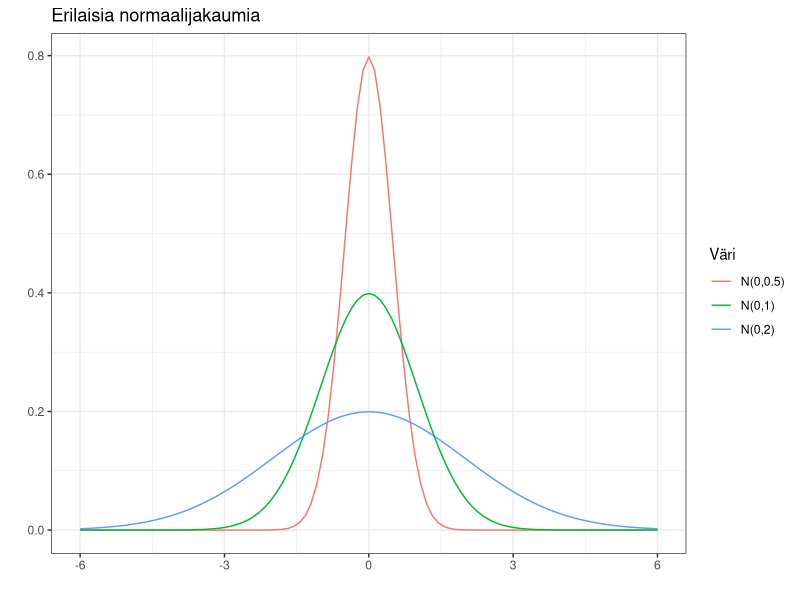

R code for this plot: (Note: this script raises an error after producing the figure.)
## ---- chunk 1
library(ggplot2)
theme_set(theme_bw())
#generate a normal distribution plot
ggplot(data.frame(x = c(-6, 6)), aes(x = x)) +
stat_function(fun = dnorm, args = c(0,0.5), aes(col = "N(0,0.5)")) + 
  stat_function(fun = dnorm, args = c(0,2), aes(col = "N(0,2)")) +
  stat_function(fun = dnorm, args = c(0,1), aes(col = "N(0,1)")) + 
  ggtitle("Erilaisia normaalijakaumia") +  
  labs(x = "", y = "") + 
  labs(colour = "Väri") 
## ---- chunk 2
library(ggplot2)
theme_set(theme_bw())
miehet = c(0,1,2,3,4,5,6,7,8,9,10,11,12)
perheet = c(3,24,104,286,670,1033,1343,1112,829,478,181,45,7)
saks = rbind.data.frame(miehet, perheet)
rownames(saks) = c("Miesten lkm", "Perheiden lkm")
colnames(saks) = c(0:12)
library(dplyr)
library(knitr)
library(kableExtra)
kable(saks, booktabs = TRUE) %>% 
  kable_styling(font_size = 12, latex_options = "scale_down")
## ---- chunk 3
knitr::include_graphics("images/Miesten_lkm.jpg")
## ---- chunk 4
knitr::include_graphics("images/poisson.jpg")
## ---- chunk 5
rivi1 = c(27,29,10,8,2,76)
rivi2 = c(59,53,14,12,4,142)
rivi3 = c(28,32,14,12,4,90)
rivi4 = c(19,14,7,4,1,45)
rivi5 = c(7,8,10,2,0,27)
rivi6 = c(140,136,55,38,11,380)

taulukko = rbind.data.frame(rivi1,rivi2,rivi3,rivi4,rivi5,rivi6)
rownames(taulukko) = c("0", "1", "2", "3", "4+", "Yht.")
colnames(taulukko) = c("0", "1", "2", "3", "4+", "Yht.")

kable(taulukko, booktabs = TRUE) %>%
  add_header_above(c("Kotij. maalien lkm." = 1, "Vierasj. maalien lkm." = 5, "Yht." = 1)) 
## ---- chunk 6
ka = c("1.486","1.063","2.550")
va = c("1.316","1.172","2.618")
taulukko = rbind.data.frame(ka, va)
rownames(taulukko) = c("Keskiarvo", "Varianssi")
colnames(taulukko) = c("Kotijoukkue (home)", "Vierasjoukkue (away)", "Yht.")

kable(taulukko, booktabs = TRUE) 
## ---- chunk 7
library(ggplot2)
library(ggpubr)
set.seed(1)

df <- data.frame(PF = rnorm(100, 180, sqrt(25)))
kuva1 = ggplot(df, aes(x = PF)) + 
    geom_histogram(aes(y =..density..),
                   breaks = seq(170, 190, by = 2.5), 
                   colour = "black", 
                   fill = "grey") +
  xlim(170, 190) +
stat_function(fun = dnorm, args = list(mean = 180, sd = 5), colour = "red") + theme_bw() + ylab("") + xlab("") + 
  scale_y_continuous(name = "", breaks = seq(0, 0.08, by = 0.01))

set.seed(2)
df <- data.frame(PF = rnorm(100, 180, sqrt(25)))
kuva2 = ggplot(df, aes(x = PF)) + 
    geom_histogram(aes(y =..density..),
                   breaks = seq(170, 190, by = 2.5), 
                   colour = "black", 
                   fill = "grey") +
  xlim(170, 190) +
stat_function(fun = dnorm, args = list(mean = 180, sd = 5), colour = "red") + theme_bw() + ylab("") + xlab("") + 
  scale_y_continuous(name = "", breaks = seq(0, 0.08, by = 0.01))

set.seed(3)
df <- data.frame(PF = rnorm(100, 180, sqrt(25)))
kuva3 = ggplot(df, aes(x = PF)) + 
    geom_histogram(aes(y =..density..),
                   breaks = seq(170, 190, by = 2.5), 
                   colour = "black", 
                   fill = "grey") +
  xlim(170, 190) +
stat_function(fun = dnorm, args = list(mean = 180, sd = 5), colour = "red") + theme_bw() + ylab("") + xlab("") + 
  scale_y_continuous(name = "", breaks = seq(0, 0.08, by = 0.01))

set.seed(4)
df <- data.frame(PF = rnorm(100, 180, sqrt(25)))
kuva4 = ggplot(df, aes(x = PF)) + 
    geom_histogram(aes(y =..density..),
                   breaks = seq(170, 190, by = 2.5), 
                   colour = "black", 
                   fill = "grey") +
  xlim(170, 190) +
stat_function(fun = dnorm, args = list(mean = 180, sd = 5), colour = "red") + theme_bw() + ylab("") + xlab("") + 
  scale_y_continuous(name = "", breaks = seq(0, 0.08, by = 0.01))

ggpubr::ggarrange(kuva1, kuva2, kuva3, kuva4, ncol = 2, nrow = 2)
## ---- chunk 8

set.seed(4)
df <- data.frame(PF = rnorm(100, 180, sqrt(25)))
ggplot(df, aes(x = PF)) + 
    geom_histogram(aes(y =..density..),
                   breaks = seq(170, 190, by = 2.5), 
                   colour = "black", 
                   fill = "grey") +
  xlim(165,200) +
  stat_function(fun = dnorm, args = list(mean = 170, sd = 15), aes(colour = "line1")) +
  stat_function(fun = dnorm, args = list(mean = 190, sd = 3),  aes(colour = "line2")) +
  stat_function(fun = dnorm, args = list(mean = 180, sd = 5),  aes(colour = "line3")) +
  stat_function(fun = dnorm, args = list(mean = 185, sd = 10), aes(colour = "line4")) + theme_bw() + labs(x = "Havaintoarvot", y = "", color = "Tiheysfunktiot") + 
  scale_colour_manual(values = c("line1" = "darkgreen", 
                                 "line2" = "deepskyblue3", 
                                 "line3" = "red", 
                                 "line4" = "darkorange"),
                      labels = c("N(170,15)", "N(190,3)", "N(180,5)", "N(185,10)"))
  
## ---- chunk 9
knitr::include_graphics("images/unbiased.jpg")
## ---- chunk 10
set.seed(4)
df <- data.frame(PF = rnorm(100, 180, sqrt(25)))
#mean(df$PF);var(df$PF) #180.4826; 20.8791
ggplot(df, aes(x = PF)) + 
    geom_histogram(aes(y =..density..),
                   breaks = seq(170, 190, by = 2.5), 
                   colour = "black", 
                   fill = "grey") +
  xlim(165,200) +
  stat_function(fun = dnorm, args = list(mean = 180, sd = 5), aes(colour = "line1")) +
  stat_function(fun = dnorm, args = list(mean = mean(df$PF), sd = sd(df$PF)),  aes(colour = "line2")) +
 theme_bw() + labs(x = "Havaintoarvot", y = "", color = "Tiheysfunktiot") + 
  scale_colour_manual(values = c("line1" = "red", 
                                "line2" = "darkgreen"), 
                      labels = c("Oikeat parametriarvot: N(180,25)", "Estimoidut parametriarvot: N(180.48, 20.88)")) + theme(legend.position="bottom")
  
## ---- chunk 11
set.seed(4)
df <- data.frame(PF = rnorm(1000, 180, sqrt(25)))
#mean(df$PF);var(df$PF) #179.8279; 23.48873
ggplot(df, aes(x = PF)) + 
    geom_histogram(aes(y =..density..),
                   breaks = seq(170, 190, by = 2.5), 
                   colour = "black", 
                   fill = "grey") +
  xlim(165,200) +
  stat_function(fun = dnorm, args = list(mean = 180, sd = 5), aes(colour = "line1")) +
  stat_function(fun = dnorm, args = list(mean = mean(df$PF), sd = sd(df$PF)),  aes(colour = "line2")) +
 theme_bw() + labs(x = "Havaintoarvot", y = "", color = "Funktiot") + 
  scale_colour_manual(values = c("line1" = "red", 
                                "line2" = "darkgreen"), 
                      labels = c("Oikeat parametriarvot: N(180,25)", "Estimoidut parametriarvot: N(179.83, 23.49)")) + theme(legend.position="bottom")
  
